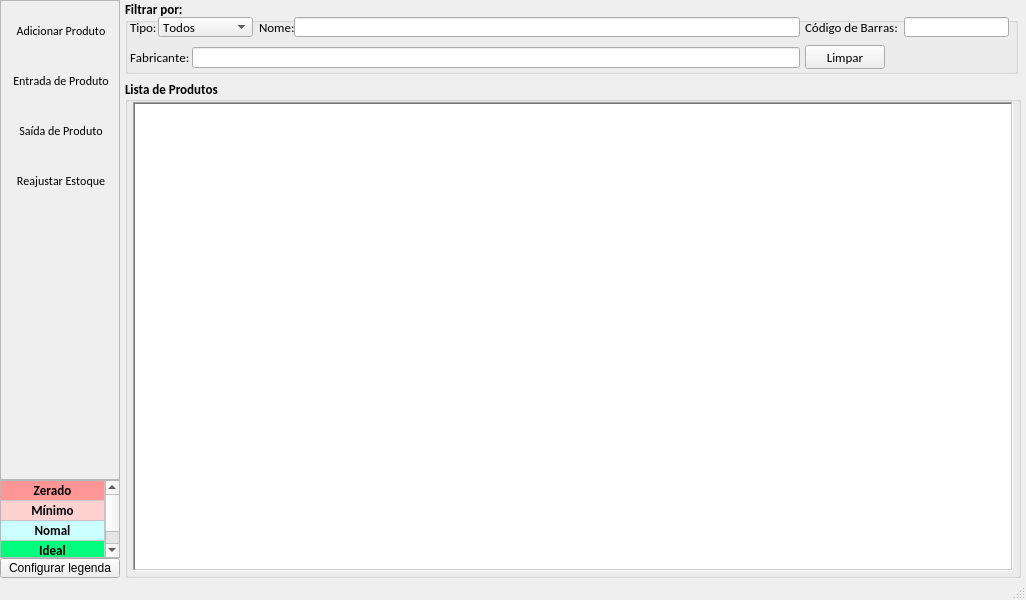
<?xml version="1.0" encoding="UTF-8"?>
<ui version="4.0">
 <class>tela_estoque</class>
 <widget class="QMainWindow" name="tela_estoque">
  <property name="windowModality">
   <enum>Qt::ApplicationModal</enum>
  </property>
  <property name="geometry">
   <rect>
    <x>0</x>
    <y>0</y>
    <width>1026</width>
    <height>600</height>
   </rect>
  </property>
  <property name="windowTitle">
   <string>Estoque</string>
  </property>
  <widget class="QWidget" name="centralwidget">
   <layout class="QHBoxLayout" name="horizontalLayout">
    <property name="spacing">
     <number>5</number>
    </property>
    <property name="margin">
     <number>0</number>
    </property>
    <item>
     <layout class="QVBoxLayout" name="verticalLayout_4">
      <property name="spacing">
       <number>0</number>
      </property>
      <item>
       <widget class="QFrame" name="frame">
        <property name="minimumSize">
         <size>
          <width>120</width>
          <height>480</height>
         </size>
        </property>
        <property name="maximumSize">
         <size>
          <width>120</width>
          <height>16777215</height>
         </size>
        </property>
        <property name="autoFillBackground">
         <bool>false</bool>
        </property>
        <property name="styleSheet">
         <string notr="true">alternate-background-color: qlineargradient(spread:pad, x1:0, y1:0, x2:1, y2:0, stop:0 rgba(255, 178, 102, 255), stop:0.55 rgba(235, 148, 61, 255), stop:0.98 rgba(0, 0, 0, 255), stop:1 rgba(0, 0, 0, 0));</string>
        </property>
        <property name="frameShape">
         <enum>QFrame::StyledPanel</enum>
        </property>
        <property name="frameShadow">
         <enum>QFrame::Plain</enum>
        </property>
        <layout class="QVBoxLayout" name="verticalLayout_3">
         <property name="spacing">
          <number>0</number>
         </property>
         <property name="leftMargin">
          <number>5</number>
         </property>
         <property name="topMargin">
          <number>5</number>
         </property>
         <property name="rightMargin">
          <number>0</number>
         </property>
         <property name="bottomMargin">
          <number>0</number>
         </property>
         <item>
          <widget class="QToolButton" name="btn_adicionar_produto">
           <property name="minimumSize">
            <size>
             <width>110</width>
             <height>50</height>
            </size>
           </property>
           <property name="maximumSize">
            <size>
             <width>110</width>
             <height>50</height>
            </size>
           </property>
           <property name="font">
            <font>
             <family>Calibri</family>
             <pointsize>9</pointsize>
             <kerning>false</kerning>
            </font>
           </property>
           <property name="text">
            <string>Adicionar Produto</string>
           </property>
           <property name="icon">
            <iconset resource="imagens.qrc">
             <normaloff>:/img/img/cadastrar_produto.png</normaloff>:/img/img/cadastrar_produto.png</iconset>
           </property>
           <property name="iconSize">
            <size>
             <width>30</width>
             <height>30</height>
            </size>
           </property>
           <property name="toolButtonStyle">
            <enum>Qt::ToolButtonTextUnderIcon</enum>
           </property>
           <property name="autoRaise">
            <bool>true</bool>
           </property>
          </widget>
         </item>
         <item>
          <widget class="QToolButton" name="btn_entrada_produto">
           <property name="minimumSize">
            <size>
             <width>110</width>
             <height>50</height>
            </size>
           </property>
           <property name="maximumSize">
            <size>
             <width>110</width>
             <height>50</height>
            </size>
           </property>
           <property name="font">
            <font>
             <family>Calibri</family>
             <pointsize>9</pointsize>
             <kerning>false</kerning>
            </font>
           </property>
           <property name="text">
            <string>Entrada de Produto</string>
           </property>
           <property name="icon">
            <iconset resource="imagens.qrc">
             <normaloff>:/img/img/estoque_entrada_produto2.png</normaloff>:/img/img/estoque_entrada_produto2.png</iconset>
           </property>
           <property name="iconSize">
            <size>
             <width>30</width>
             <height>30</height>
            </size>
           </property>
           <property name="toolButtonStyle">
            <enum>Qt::ToolButtonTextUnderIcon</enum>
           </property>
           <property name="autoRaise">
            <bool>true</bool>
           </property>
          </widget>
         </item>
         <item>
          <widget class="QToolButton" name="btn_saida_produto">
           <property name="minimumSize">
            <size>
             <width>110</width>
             <height>50</height>
            </size>
           </property>
           <property name="maximumSize">
            <size>
             <width>110</width>
             <height>50</height>
            </size>
           </property>
           <property name="font">
            <font>
             <family>Calibri</family>
             <pointsize>9</pointsize>
             <kerning>false</kerning>
            </font>
           </property>
           <property name="text">
            <string>Saída de Produto</string>
           </property>
           <property name="icon">
            <iconset resource="imagens.qrc">
             <normaloff>:/img/img/estoque_saida_produto2.png</normaloff>:/img/img/estoque_saida_produto2.png</iconset>
           </property>
           <property name="iconSize">
            <size>
             <width>30</width>
             <height>30</height>
            </size>
           </property>
           <property name="toolButtonStyle">
            <enum>Qt::ToolButtonTextUnderIcon</enum>
           </property>
           <property name="autoRaise">
            <bool>true</bool>
           </property>
          </widget>
         </item>
         <item>
          <widget class="QToolButton" name="btn_reajustar_estoque">
           <property name="minimumSize">
            <size>
             <width>110</width>
             <height>50</height>
            </size>
           </property>
           <property name="maximumSize">
            <size>
             <width>110</width>
             <height>50</height>
            </size>
           </property>
           <property name="font">
            <font>
             <family>Calibri</family>
             <pointsize>9</pointsize>
             <kerning>false</kerning>
            </font>
           </property>
           <property name="text">
            <string>Reajustar Estoque</string>
           </property>
           <property name="icon">
            <iconset resource="imagens.qrc">
             <normaloff>:/img/img/estoque_reajuste.png</normaloff>:/img/img/estoque_reajuste.png</iconset>
           </property>
           <property name="iconSize">
            <size>
             <width>30</width>
             <height>30</height>
            </size>
           </property>
           <property name="toolButtonStyle">
            <enum>Qt::ToolButtonTextUnderIcon</enum>
           </property>
           <property name="autoRaise">
            <bool>true</bool>
           </property>
          </widget>
         </item>
         <item>
          <spacer name="verticalSpacer">
           <property name="orientation">
            <enum>Qt::Vertical</enum>
           </property>
           <property name="sizeHint" stdset="0">
            <size>
             <width>20</width>
             <height>270</height>
            </size>
           </property>
          </spacer>
         </item>
        </layout>
       </widget>
      </item>
      <item>
       <widget class="QTableWidget" name="tw_legenda">
        <property name="maximumSize">
         <size>
          <width>120</width>
          <height>80</height>
         </size>
        </property>
        <property name="font">
         <font>
          <family>Calibri</family>
          <weight>75</weight>
          <bold>true</bold>
         </font>
        </property>
        <property name="autoScroll">
         <bool>false</bool>
        </property>
        <property name="tabKeyNavigation">
         <bool>false</bool>
        </property>
        <property name="showDropIndicator" stdset="0">
         <bool>false</bool>
        </property>
        <property name="dragDropOverwriteMode">
         <bool>false</bool>
        </property>
        <property name="selectionMode">
         <enum>QAbstractItemView::NoSelection</enum>
        </property>
        <property name="rowCount">
         <number>4</number>
        </property>
        <property name="columnCount">
         <number>1</number>
        </property>
        <attribute name="horizontalHeaderVisible">
         <bool>false</bool>
        </attribute>
        <attribute name="horizontalHeaderHighlightSections">
         <bool>true</bool>
        </attribute>
        <attribute name="horizontalHeaderStretchLastSection">
         <bool>true</bool>
        </attribute>
        <attribute name="verticalHeaderVisible">
         <bool>false</bool>
        </attribute>
        <attribute name="verticalHeaderDefaultSectionSize">
         <number>19</number>
        </attribute>
        <attribute name="verticalHeaderStretchLastSection">
         <bool>true</bool>
        </attribute>
        <row/>
        <row/>
        <row/>
        <row/>
        <column/>
        <item row="0" column="0">
         <property name="text">
          <string>Zerado</string>
         </property>
         <property name="font">
          <font>
           <family>Calibri</family>
           <pointsize>10</pointsize>
           <kerning>false</kerning>
          </font>
         </property>
         <property name="textAlignment">
          <set>AlignHCenter|AlignVCenter|AlignCenter</set>
         </property>
         <property name="background">
          <brush brushstyle="SolidPattern">
           <color alpha="255">
            <red>255</red>
            <green>150</green>
            <blue>150</blue>
           </color>
          </brush>
         </property>
         <property name="foreground">
          <brush brushstyle="NoBrush">
           <color alpha="255">
            <red>0</red>
            <green>0</green>
            <blue>0</blue>
           </color>
          </brush>
         </property>
        </item>
        <item row="1" column="0">
         <property name="text">
          <string>Mínimo</string>
         </property>
         <property name="font">
          <font>
           <family>Calibri</family>
           <pointsize>10</pointsize>
           <kerning>false</kerning>
          </font>
         </property>
         <property name="textAlignment">
          <set>AlignHCenter|AlignVCenter|AlignCenter</set>
         </property>
         <property name="background">
          <brush brushstyle="SolidPattern">
           <color alpha="255">
            <red>255</red>
            <green>210</green>
            <blue>210</blue>
           </color>
          </brush>
         </property>
        </item>
        <item row="2" column="0">
         <property name="text">
          <string>Nomal</string>
         </property>
         <property name="font">
          <font>
           <family>Calibri</family>
           <pointsize>10</pointsize>
           <kerning>false</kerning>
          </font>
         </property>
         <property name="textAlignment">
          <set>AlignHCenter|AlignVCenter|AlignCenter</set>
         </property>
         <property name="background">
          <brush brushstyle="SolidPattern">
           <color alpha="255">
            <red>204</red>
            <green>255</green>
            <blue>255</blue>
           </color>
          </brush>
         </property>
        </item>
        <item row="3" column="0">
         <property name="text">
          <string>Ideal</string>
         </property>
         <property name="font">
          <font>
           <family>Calibri</family>
           <pointsize>10</pointsize>
           <kerning>false</kerning>
          </font>
         </property>
         <property name="textAlignment">
          <set>AlignHCenter|AlignVCenter|AlignCenter</set>
         </property>
         <property name="background">
          <brush brushstyle="SolidPattern">
           <color alpha="255">
            <red>0</red>
            <green>253</green>
            <blue>126</blue>
           </color>
          </brush>
         </property>
        </item>
       </widget>
      </item>
      <item>
       <widget class="QPushButton" name="pushButton">
        <property name="maximumSize">
         <size>
          <width>120</width>
          <height>20</height>
         </size>
        </property>
        <property name="font">
         <font>
          <weight>50</weight>
          <bold>false</bold>
          <kerning>false</kerning>
         </font>
        </property>
        <property name="text">
         <string>Configurar legenda</string>
        </property>
       </widget>
      </item>
     </layout>
    </item>
    <item>
     <layout class="QVBoxLayout" name="verticalLayout_2">
      <property name="rightMargin">
       <number>5</number>
      </property>
      <item>
       <widget class="QGroupBox" name="gb_filtrar">
        <property name="sizePolicy">
         <sizepolicy hsizetype="Preferred" vsizetype="Expanding">
          <horstretch>5</horstretch>
          <verstretch>5</verstretch>
         </sizepolicy>
        </property>
        <property name="minimumSize">
         <size>
          <width>893</width>
          <height>74</height>
         </size>
        </property>
        <property name="maximumSize">
         <size>
          <width>893</width>
          <height>74</height>
         </size>
        </property>
        <property name="font">
         <font>
          <family>Calibri</family>
          <pointsize>10</pointsize>
          <weight>75</weight>
          <bold>true</bold>
          <kerning>false</kerning>
         </font>
        </property>
        <property name="title">
         <string>Filtrar por:</string>
        </property>
        <widget class="QLabel" name="lb_tipo">
         <property name="geometry">
          <rect>
           <x>5</x>
           <y>17</y>
           <width>28</width>
           <height>20</height>
          </rect>
         </property>
         <property name="minimumSize">
          <size>
           <width>28</width>
           <height>20</height>
          </size>
         </property>
         <property name="maximumSize">
          <size>
           <width>28</width>
           <height>20</height>
          </size>
         </property>
         <property name="font">
          <font>
           <family>Calibri</family>
           <weight>50</weight>
           <bold>false</bold>
           <kerning>false</kerning>
          </font>
         </property>
         <property name="text">
          <string>Tipo:</string>
         </property>
        </widget>
        <widget class="QLineEdit" name="le_fabricante">
         <property name="geometry">
          <rect>
           <x>67</x>
           <y>47</y>
           <width>608</width>
           <height>21</height>
          </rect>
         </property>
         <property name="font">
          <font>
           <weight>50</weight>
           <bold>false</bold>
           <kerning>false</kerning>
          </font>
         </property>
         <property name="inputMethodHints">
          <set>Qt::ImhNone</set>
         </property>
         <property name="inputMask">
          <string/>
         </property>
         <property name="text">
          <string/>
         </property>
         <property name="maxLength">
          <number>60</number>
         </property>
        </widget>
        <widget class="QLabel" name="lb_fabricante">
         <property name="geometry">
          <rect>
           <x>5</x>
           <y>47</y>
           <width>63</width>
           <height>20</height>
          </rect>
         </property>
         <property name="minimumSize">
          <size>
           <width>63</width>
           <height>20</height>
          </size>
         </property>
         <property name="maximumSize">
          <size>
           <width>63</width>
           <height>20</height>
          </size>
         </property>
         <property name="font">
          <font>
           <family>Calibri</family>
           <weight>50</weight>
           <bold>false</bold>
           <kerning>false</kerning>
          </font>
         </property>
         <property name="text">
          <string>Fabricante:</string>
         </property>
        </widget>
        <widget class="QLineEdit" name="le_nome">
         <property name="geometry">
          <rect>
           <x>169</x>
           <y>17</y>
           <width>506</width>
           <height>20</height>
          </rect>
         </property>
         <property name="minimumSize">
          <size>
           <width>506</width>
           <height>20</height>
          </size>
         </property>
         <property name="maximumSize">
          <size>
           <width>506</width>
           <height>20</height>
          </size>
         </property>
         <property name="font">
          <font>
           <weight>50</weight>
           <bold>false</bold>
           <kerning>false</kerning>
          </font>
         </property>
         <property name="inputMethodHints">
          <set>Qt::ImhNone</set>
         </property>
         <property name="inputMask">
          <string/>
         </property>
         <property name="text">
          <string/>
         </property>
         <property name="maxLength">
          <number>60</number>
         </property>
        </widget>
        <widget class="QLineEdit" name="le_codigo_barras">
         <property name="geometry">
          <rect>
           <x>779</x>
           <y>17</y>
           <width>105</width>
           <height>20</height>
          </rect>
         </property>
         <property name="minimumSize">
          <size>
           <width>105</width>
           <height>20</height>
          </size>
         </property>
         <property name="maximumSize">
          <size>
           <width>105</width>
           <height>20</height>
          </size>
         </property>
         <property name="font">
          <font>
           <weight>50</weight>
           <bold>false</bold>
           <kerning>false</kerning>
          </font>
         </property>
         <property name="inputMask">
          <string>0 000000 000000; </string>
         </property>
         <property name="text">
          <string>  </string>
         </property>
         <property name="maxLength">
          <number>15</number>
         </property>
        </widget>
        <widget class="QLabel" name="lb_nome">
         <property name="geometry">
          <rect>
           <x>134</x>
           <y>17</y>
           <width>35</width>
           <height>20</height>
          </rect>
         </property>
         <property name="minimumSize">
          <size>
           <width>35</width>
           <height>20</height>
          </size>
         </property>
         <property name="maximumSize">
          <size>
           <width>35</width>
           <height>20</height>
          </size>
         </property>
         <property name="font">
          <font>
           <family>Calibri</family>
           <weight>50</weight>
           <bold>false</bold>
           <kerning>false</kerning>
          </font>
         </property>
         <property name="text">
          <string>Nome:</string>
         </property>
        </widget>
        <widget class="QComboBox" name="cb_tipo">
         <property name="geometry">
          <rect>
           <x>33</x>
           <y>17</y>
           <width>95</width>
           <height>20</height>
          </rect>
         </property>
         <property name="maximumSize">
          <size>
           <width>100</width>
           <height>20</height>
          </size>
         </property>
         <property name="font">
          <font>
           <weight>50</weight>
           <bold>false</bold>
           <kerning>false</kerning>
          </font>
         </property>
         <item>
          <property name="text">
           <string>Todos</string>
          </property>
         </item>
         <item>
          <property name="text">
           <string>Acessório</string>
          </property>
         </item>
         <item>
          <property name="text">
           <string>Cosmético</string>
          </property>
         </item>
         <item>
          <property name="text">
           <string>Decoração</string>
          </property>
         </item>
         <item>
          <property name="text">
           <string>Estimulante</string>
          </property>
         </item>
         <item>
          <property name="text">
           <string>Fetish</string>
          </property>
         </item>
         <item>
          <property name="text">
           <string>Gel</string>
          </property>
         </item>
         <item>
          <property name="text">
           <string>Higiene</string>
          </property>
         </item>
         <item>
          <property name="text">
           <string>Jogo</string>
          </property>
         </item>
         <item>
          <property name="text">
           <string>Kit</string>
          </property>
         </item>
         <item>
          <property name="text">
           <string>Lubrificante</string>
          </property>
         </item>
         <item>
          <property name="text">
           <string>Perfumaria</string>
          </property>
         </item>
         <item>
          <property name="text">
           <string>Preservativo</string>
          </property>
         </item>
         <item>
          <property name="text">
           <string>Prótese</string>
          </property>
         </item>
         <item>
          <property name="text">
           <string>Vestuário</string>
          </property>
         </item>
         <item>
          <property name="text">
           <string>Vibrador</string>
          </property>
         </item>
        </widget>
        <widget class="QLabel" name="lb_codigo_barras">
         <property name="geometry">
          <rect>
           <x>680</x>
           <y>17</y>
           <width>99</width>
           <height>20</height>
          </rect>
         </property>
         <property name="minimumSize">
          <size>
           <width>99</width>
           <height>20</height>
          </size>
         </property>
         <property name="maximumSize">
          <size>
           <width>99</width>
           <height>20</height>
          </size>
         </property>
         <property name="font">
          <font>
           <family>Calibri</family>
           <weight>50</weight>
           <bold>false</bold>
           <kerning>false</kerning>
          </font>
         </property>
         <property name="text">
          <string>Código de Barras:</string>
         </property>
        </widget>
        <widget class="QPushButton" name="btn_limpar">
         <property name="geometry">
          <rect>
           <x>680</x>
           <y>45</y>
           <width>80</width>
           <height>24</height>
          </rect>
         </property>
         <property name="font">
          <font>
           <weight>50</weight>
           <bold>false</bold>
          </font>
         </property>
         <property name="text">
          <string>Limpar</string>
         </property>
         <property name="icon">
          <iconset resource="imagens.qrc">
           <normaloff>:/img/img/limpar.png</normaloff>:/img/img/limpar.png</iconset>
         </property>
        </widget>
       </widget>
      </item>
      <item>
       <widget class="QGroupBox" name="gb_clientes">
        <property name="minimumSize">
         <size>
          <width>889</width>
          <height>251</height>
         </size>
        </property>
        <property name="font">
         <font>
          <family>Calibri</family>
          <pointsize>10</pointsize>
          <weight>75</weight>
          <bold>true</bold>
         </font>
        </property>
        <property name="title">
         <string>Lista de Produtos</string>
        </property>
        <property name="alignment">
         <set>Qt::AlignLeading|Qt::AlignLeft|Qt::AlignVCenter</set>
        </property>
        <layout class="QVBoxLayout" name="verticalLayout">
         <property name="spacing">
          <number>0</number>
         </property>
         <property name="leftMargin">
          <number>5</number>
         </property>
         <property name="topMargin">
          <number>0</number>
         </property>
         <property name="rightMargin">
          <number>5</number>
         </property>
         <property name="bottomMargin">
          <number>5</number>
         </property>
         <item>
          <widget class="QTableWidget" name="tw_produtos">
           <property name="minimumSize">
            <size>
             <width>869</width>
             <height>469</height>
            </size>
           </property>
           <property name="font">
            <font>
             <family>Calibri</family>
             <pointsize>10</pointsize>
             <kerning>false</kerning>
            </font>
           </property>
           <property name="frameShape">
            <enum>QFrame::WinPanel</enum>
           </property>
           <property name="horizontalScrollBarPolicy">
            <enum>Qt::ScrollBarAsNeeded</enum>
           </property>
           <property name="autoScroll">
            <bool>true</bool>
           </property>
           <property name="alternatingRowColors">
            <bool>false</bool>
           </property>
           <property name="selectionBehavior">
            <enum>QAbstractItemView::SelectRows</enum>
           </property>
           <property name="showGrid">
            <bool>true</bool>
           </property>
           <property name="gridStyle">
            <enum>Qt::SolidLine</enum>
           </property>
           <property name="sortingEnabled">
            <bool>false</bool>
           </property>
           <property name="wordWrap">
            <bool>true</bool>
           </property>
           <property name="cornerButtonEnabled">
            <bool>true</bool>
           </property>
           <property name="rowCount">
            <number>0</number>
           </property>
           <property name="columnCount">
            <number>0</number>
           </property>
           <attribute name="horizontalHeaderVisible">
            <bool>false</bool>
           </attribute>
           <attribute name="horizontalHeaderCascadingSectionResizes">
            <bool>false</bool>
           </attribute>
           <attribute name="horizontalHeaderDefaultSectionSize">
            <number>450</number>
           </attribute>
           <attribute name="horizontalHeaderMinimumSectionSize">
            <number>100</number>
           </attribute>
           <attribute name="horizontalHeaderShowSortIndicator" stdset="0">
            <bool>false</bool>
           </attribute>
           <attribute name="horizontalHeaderStretchLastSection">
            <bool>true</bool>
           </attribute>
           <attribute name="verticalHeaderVisible">
            <bool>false</bool>
           </attribute>
           <attribute name="verticalHeaderCascadingSectionResizes">
            <bool>false</bool>
           </attribute>
           <attribute name="verticalHeaderDefaultSectionSize">
            <number>20</number>
           </attribute>
           <attribute name="verticalHeaderMinimumSectionSize">
            <number>20</number>
           </attribute>
          </widget>
         </item>
        </layout>
       </widget>
      </item>
     </layout>
    </item>
   </layout>
  </widget>
  <widget class="QStatusBar" name="statusbar"/>
 </widget>
 <tabstops>
  <tabstop>cb_tipo</tabstop>
  <tabstop>le_nome</tabstop>
  <tabstop>le_codigo_barras</tabstop>
  <tabstop>le_fabricante</tabstop>
  <tabstop>btn_limpar</tabstop>
  <tabstop>tw_produtos</tabstop>
 </tabstops>
 <resources>
  <include location="imagens.qrc"/>
 </resources>
 <connections>
  <connection>
   <sender>btn_limpar</sender>
   <signal>clicked()</signal>
   <receiver>le_nome</receiver>
   <slot>clear()</slot>
   <hints>
    <hint type="sourcelabel">
     <x>860</x>
     <y>61</y>
    </hint>
    <hint type="destinationlabel">
     <x>329</x>
     <y>36</y>
    </hint>
   </hints>
  </connection>
  <connection>
   <sender>btn_limpar</sender>
   <signal>clicked()</signal>
   <receiver>le_codigo_barras</receiver>
   <slot>clear()</slot>
   <hints>
    <hint type="sourcelabel">
     <x>842</x>
     <y>61</y>
    </hint>
    <hint type="destinationlabel">
     <x>922</x>
     <y>34</y>
    </hint>
   </hints>
  </connection>
  <connection>
   <sender>btn_limpar</sender>
   <signal>clicked()</signal>
   <receiver>le_fabricante</receiver>
   <slot>clear()</slot>
   <hints>
    <hint type="sourcelabel">
     <x>858</x>
     <y>64</y>
    </hint>
    <hint type="destinationlabel">
     <x>574</x>
     <y>60</y>
    </hint>
   </hints>
  </connection>
 </connections>
</ui>
